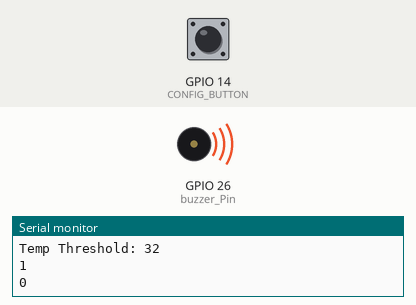
A sketch run on a simulated ESP32. On the bench: buzzer (waves = sounding, pin HIGH), the last lines printed to the serial monitor. Inputs (shaded band) come from the test bench; at power-on: GPIO 14 (CONFIG_BUTTON) HIGH. WiFi joins after 1.5 s; servers stay silent unless stated; uploads are accepted with an empty reply; storage starts empty; random numbers use the default seed unless the sketch sets one.

Above: at 1.8 s.
At 38.6 s:
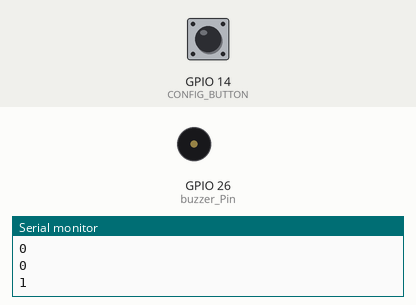
Timing chart, 0 to 41.5 s (numbered marks = the images above):
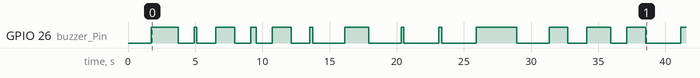

The sketch:

ESP32.ino
```cpp
#include <WiFi.h>
#include <WiFiManager.h>
#include <HTTPClient.h>
#include <DHT.h>
#include <ArduinoJson.h>
#include <LiquidCrystal_I2C.h>
#include <FS.h>
#include <SPIFFS.h>

#define CONFIG_BUTTON 14  // You can change to another available pin
#define buzzer_Pin 26
#define DHTPIN 13
#define DHTTYPE DHT11
DHT dht(DHTPIN, DHTTYPE);
#define Gas_Pin_1 18
#define Gas_Pin_2 19
#define Flame_Pin_1 27
#define Flame_Pin_2 25

LiquidCrystal_I2C lcd(0x27, 20, 4);

String deviceId = "matSci";
char serverUrl[100] = "https://sensor-backened.onrender.com";
char tempThresholdStr[6] = "32";
int tempThreshold = 32;

WiFiManagerParameter* custom_url;
WiFiManagerParameter* custom_threTemp;
bool alertTempSent = false, alertGas1Sent = false, alertGas2Sent = false, alertFlameSent = false;

float lastTemp = -1000, lastHum = -1000;
int lastGas1 = HIGH, lastGas2 = HIGH, lastFlame = HIGH;

void loadConfig() {
  if (!SPIFFS.begin(true)) return;
  File configFile = SPIFFS.open("/config1.json", "r");
  if (!configFile) return;
  StaticJsonDocument<256> doc;
  if (deserializeJson(doc, configFile)) return;
  configFile.close();
  strlcpy(serverUrl, doc["serverUrl"] | serverUrl, sizeof(serverUrl));
  tempThreshold = doc["tempThreshold"] | 32;
}

void saveConfig() {
  StaticJsonDocument<256> doc;
  doc["serverUrl"] = serverUrl;
  doc["tempThreshold"] = tempThreshold;
  File configFile = SPIFFS.open("/config1.json", "w");
  if (configFile) {
    serializeJson(doc, configFile);
    configFile.close();
  }
}

void sendPush(const String &body) {
  if (WiFi.status() == WL_CONNECTED) {
    HTTPClient http;
    http.begin(String(serverUrl) + "/notify");
    http.addHeader("Content-Type", "application/json");
    StaticJsonDocument<200> doc;
    doc["title"] = "Alert";
    doc["body"] = body;
    doc["deviceId"] = deviceId;
    String json;
    serializeJson(doc, json);
    http.POST(json);
    http.end();
  }
}

void sendAllToServer(float temp, float hum, int gas1, int gas2, int flame) {
  if (WiFi.status() == WL_CONNECTED) {
    HTTPClient http;
    http.begin(String(serverUrl) + "/data");
    http.addHeader("Content-Type", "application/json");

    StaticJsonDocument<256> doc;
    doc["deviceId"] = deviceId;
    doc["temp"] = temp;
    doc["hum"] = hum;
    doc["gas_1"] = (gas1 == LOW ? "Gas Detected" : "Gas Not Detected");
    doc["gas_2"] = (gas2 == LOW ? "Gas Detected" : "Gas Not Detected");
    doc["flame"] = (flame == LOW ? "Flame Detected" : "Flame Not Detected");

    String json;
    serializeJson(doc, json);
    http.POST(json);
    http.end();
  }
}


void setup() {
  Serial.begin(115200);
  pinMode(buzzer_Pin,OUTPUT);
  pinMode(Gas_Pin_1, INPUT);
  pinMode(Gas_Pin_2, INPUT);
  pinMode(Flame_Pin_1, INPUT);
  pinMode(Flame_Pin_2, INPUT);
  pinMode(CONFIG_BUTTON, INPUT_PULLUP);

  // Initialize I2C, LCD, DHT, etc. here
  // Wire.begin(21, 22);
  // lcd.init();
  // lcd.backlight();

  loadConfig();

  snprintf(tempThresholdStr, sizeof(tempThresholdStr), "%d", tempThreshold);
  custom_url = new WiFiManagerParameter("server", "Server URL", serverUrl, 100);
  custom_threTemp = new WiFiManagerParameter("threshold", "Threshold Temp (°C)", tempThresholdStr, 6);

  WiFiManager wm;
  wm.addParameter(custom_url);
  wm.addParameter(custom_threTemp);

  bool buttonPressed = digitalRead(CONFIG_BUTTON) == LOW;

  if (buttonPressed || !wm.autoConnect("EnvMonitor-Setup")) {
    Serial.println("⚙️ Entering config portal...");
    if (wm.startConfigPortal("EnvMonitor-Setup")) {

      strlcpy(serverUrl, custom_url->getValue(), sizeof(serverUrl));
      int newThresh = atoi(custom_threTemp->getValue());
      if (newThresh > 0) tempThreshold = newThresh;
      saveConfig();

      delay(1000);
      ESP.restart();
    } else {
      Serial.println("Config portal failed");
      delay(2000);
      ESP.restart();
    }
  }
  Serial.println("Server URL: " + String(serverUrl));
  Serial.print("Temp Threshold: "); Serial.println(tempThreshold);

  dht.begin();
}

void loop() {
 float temp = random(250, 450) / 10.0;   // 25.0 to 45.0 °C
 float hum = random(400, 800) / 10.0;    // 40.0 to 80.0 %

 int gas1 = random(0, 2);  // Random 0 (LOW) or 1 (HIGH)
 int gas2 = random(0, 2);
  int flame = random(0, 2);
    // float temp = dht.readTemperature();
    // float hum = dht.readHumidity();
    // int gas1 = digitalRead(Gas_Pin_1) == LOW|| digitalRead(Gas_Pin_2) == LOW ? 0 : 1 ;
    // int gas2 = 0;
    // int flame = digitalRead(Flame_Pin_1) == LOW || digitalRead(Flame_Pin_2) == LOW ? 0 : 1 ;
  Serial.println(gas1);
  Serial.println(flame);


  // bool changed = false;
  // String alertMessage = "";

  // if (abs(temp - lastTemp) > 0.2) { lastTemp = temp; changed = true; }
  // if (abs(hum - lastHum) > 0.5) { lastHum = hum; changed = true; }
  // if (gas1 != lastGas1) { lastGas1 = gas1; changed = true; }
  // if (gas2 != lastGas2) { lastGas2 = gas2; changed = true; }
  // if (flame != lastFlame) { lastFlame = flame; changed = true; }

  if (true) sendAllToServer(temp, hum, gas1, gas2, flame);

  // Temp Alert
  if (temp > tempThreshold && !alertTempSent) {
    // digitalWrit(26,HIGH);
    sendPush("Temp: " + String(temp, 1) + "°C");
    alertTempSent = true;
  } else if (temp < (tempThreshold - 1)) {
    // digitalWrit(26,LOW);
    alertTempSent = false;
  }

  // Gas1 Alert
  if (gas1 == LOW && !alertGas1Sent) {
    digitalWrite(26,HIGH);
    sendPush("Gas1: Detected");
    alertGas1Sent = true;
  } else if (gas1 == HIGH){
    digitalWrite(26,LOW);
    alertGas1Sent = false;
  }

  // Gas2 Alert
  if (gas2 == LOW && !alertGas2Sent) {
    digitalWrite(26,HIGH);
    sendPush("Gas2: Detected");
    alertGas2Sent = true;
  } else if (gas2 == HIGH){
    digitalWrite(26,LOW);
    alertGas2Sent = false;
    }

  // Flame Alert
  if (flame == LOW && !alertFlameSent) {
    digitalWrite(26,HIGH);
    sendPush("Flame: Detected");
    alertFlameSent = true;
  } else if (flame == HIGH){
    digitalWrite(26,LOW);
    alertFlameSent = false;
  }

  // lcd.setCursor(0,0); lcd.print("Temp: "); lcd.print(temp,1); lcd.print((char)223); lcd.print("C   ");
  // lcd.setCursor(0,1); lcd.print("Hum : "); lcd.print(hum,1); lcd.print("%     ");
  // lcd.setCursor(0,2); lcd.print("Gas1: "); lcd.print(gas1 == LOW ? "YES" : "No ");
  // lcd.setCursor(10,2); lcd.print("Gas2: "); lcd.print(gas2 == LOW ? "YES" : "No ");
  // lcd.setCursor(0,3); lcd.print("Flame: "); lcd.print(flame == LOW ? "YES" : "No ");

  delay(1000);
}
```

Measured:
- by itself, GPIO 26 (buzzer_Pin): LOW → HIGH at 1.7 s, → LOW 2.0 s later, → HIGH 1.2 s later, → LOW 0.20 s later, … (27 changes in this stretch)
